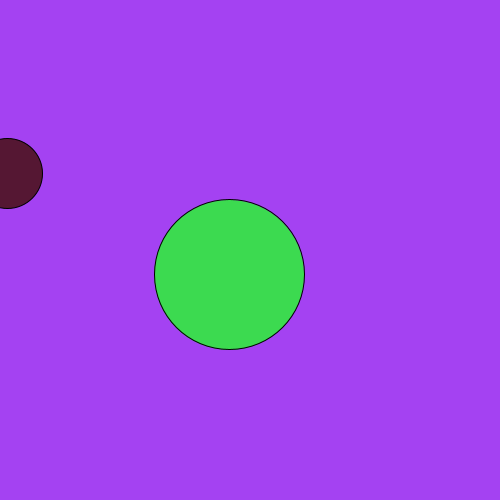
Frame 1 (no input)
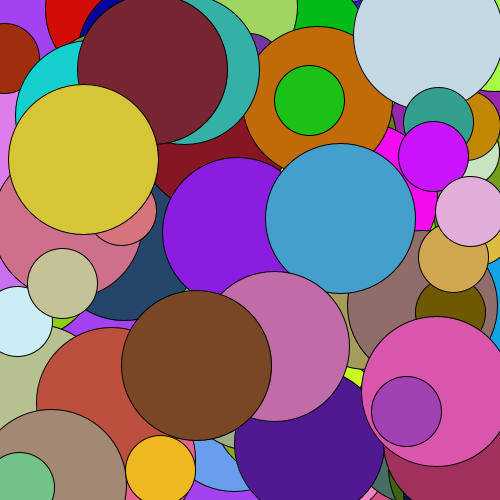
Frame 60 (the mouse pressed at the canvas centre just before this capture)
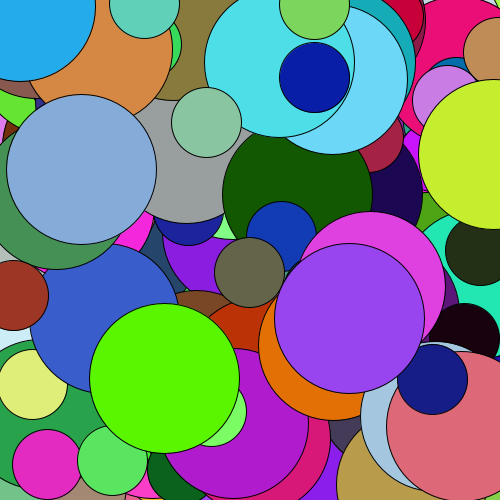
Frame 120 (the mouse held since frame 60 and released just before this capture)

The Processing sketch that drew these frames (run headless with seeded random() and noise(); from frame 60 on, the mouse is pressed at the canvas centre):

// Processing sketch: processing_23697
// ── processing_23697.pde


void setup () {
size (500,500);
background (random (255), random (255), random (255));
smooth ();
}

void draw (){

fill (random (255), random (255), random (255));
ellipse (random (width), random (height), 150, 150);
fill (random (255), random (255), random (255));
ellipse (random (width), random (height), 70, 70);

}
